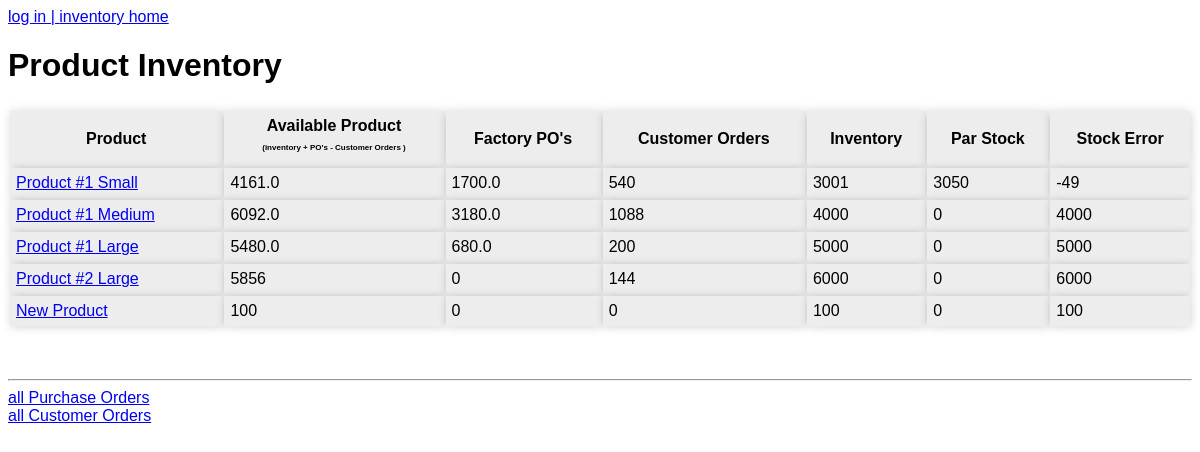
The page / on the database its author committed.
### inventory/models.py (models this page shows, shortened)
class Product(models.Model):
    name = models.CharField(max_length=40)
    label = models.SlugField(max_length=40, null=True)
    user = models.ForeignKey(User, on_delete=models.PROTECT, null=True)

### inventory/views.py (the view)
# urls.py: path('', views.index, name='index'),
def index(request):
    product_list = Product.objects.all()
    calculated_inventories = []
    calculated_errors = []
    recent_inventories = []
    recent_par_stocks = []
    rpo_sums = []
    rco_sums = []
    for item in product_list:
        related_customer_orders = CustomerOrder.objects.filter(product=item)
        rco_sum = sum([customer_order.quantity for customer_order in related_customer_orders])
        related_purchase_orders = PurchaseOrder.objects.filter(product=item)
        rpo_sum = sum([purchase_order.total for purchase_order in related_purchase_orders])
        try:
            recent_inventory = InventoryRecord.objects.filter(product=item).order_by('-date').first().amount
        except:
            recent_inventory = 0
        try:
            recent_par_stock = ParStockRecord.objects.filter(product=item).order_by('-date').first().amount
        except:
            recent_par_stock = 0
        recent_inventories.append(recent_inventory)
        recent_par_stocks.append(recent_par_stock)
        calculated_inventories.append(recent_inventory + rpo_sum - rco_sum)
        calculated_errors.append(recent_inventory - recent_par_stock)
        rpo_sums.append(rpo_sum)
        rco_sums.append(rco_sum)
    context = {'product_inventories': zip(
        product_list, calculated_inventories, rpo_sums,
        rco_sums, recent_inventories, recent_par_stocks, calculated_errors
        )}
    return render(request, 'inventory/index.html', context)

### inventory/models.py (called while the page is built)
    @property
    def total(self):
        return self.run_quantity * self.runs

### inventory/templates/inventory/index.html
{% extends "inventory/base.html" %}
{% block content %}
    <h1>
        Product Inventory
    </h1>
    <table>
        <tr>
            <th>Product</th>
            <th>Available Product<p>(inventory + PO's - Customer Orders )</p></th>
            <th>Factory PO's</th>
            <th>Customer Orders</th>
            <th>Inventory</th>
            <th>Par Stock</th>
            <th>Stock Error</th>
        </tr>
        {% for product, available, purchase_orders, customer_orders, inventory, par_stock, stock_error in product_inventories %}
        <tr>
            <td><a href="{% url 'inventory:product_orders' product.label %}">{{ product.name }}</a></td>
            <td>{{ available }}</a></td>
            <td>{{ purchase_orders }}</td>
            <td>{{ customer_orders }}</td>
            <td>{{inventory}}</td>
            <td>{{par_stock}}</td>
            <td>{{stock_error}}</td>
        </tr>
        {% endfor %}
    </table>
    <br>
    <hr>
    <a href="{% url 'inventory:all_purchase_orders' %}">all Purchase Orders</a><br>
    <a href="{% url 'inventory:all_customer_orders' %}">all Customer Orders</a>
{% endblock content %}

### inventory/templates/inventory/base.html (style rules this page uses)
body { font-family: sans-serif; }
table { width: 100%; border-width: 0px; border-color: white; margin: 25px 0; }
th, td { border: 1px solid transparent; background-color: #ededed; box-shadow: 1px 1px 10px rgb(0 0 0 / 18%); padding: 5px; }
th p { font-size: 50%; }

### rows shown on the page
Product: name "Product #1 Small", available "4161.0", purchase_orders "1700.0", customer_orders "540", inventory "3001", par_stock "3050", stock_error "-49"
Product: name "Product #1 Medium", available "6092.0", purchase_orders "3180.0", customer_orders "1088", inventory "4000", par_stock "0", stock_error "4000"
Product: name "Product #1 Large", available "5480.0", purchase_orders "680.0", customer_orders "200", inventory "5000", par_stock "0", stock_error "5000"
Product: name "Product #2 Large", available "5856", purchase_orders "0", customer_orders "144", inventory "6000", par_stock "0", stock_error "6000"
Product: name "New Product", available "100", purchase_orders "0", customer_orders "0", inventory "100", par_stock "0", stock_error "100"
